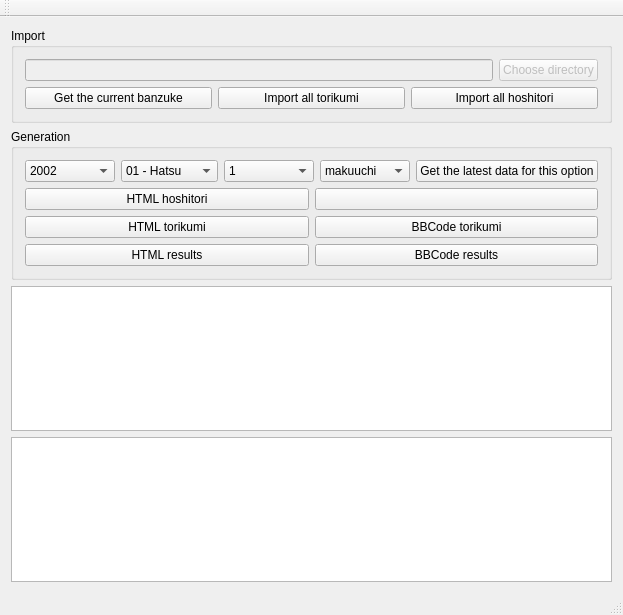
<?xml version="1.0" encoding="UTF-8"?>
<ui version="4.0">
 <class>MainWindow</class>
 <widget class="QMainWindow" name="MainWindow">
  <property name="geometry">
   <rect>
    <x>0</x>
    <y>0</y>
    <width>623</width>
    <height>615</height>
   </rect>
  </property>
  <property name="windowTitle">
   <string>MainWindow</string>
  </property>
  <widget class="QWidget" name="centralWidget">
   <layout class="QGridLayout" name="gridLayout_3">
    <item row="0" column="0">
     <widget class="QGroupBox" name="groupBox_2">
      <property name="enabled">
       <bool>true</bool>
      </property>
      <property name="title">
       <string>Import</string>
      </property>
      <layout class="QGridLayout" name="gridLayout_2">
       <item row="0" column="0">
        <layout class="QHBoxLayout" name="horizontalLayout_3">
         <item>
          <widget class="QLineEdit" name="lineEdit_workDir">
           <property name="enabled">
            <bool>false</bool>
           </property>
          </widget>
         </item>
         <item>
          <widget class="QPushButton" name="pushButton">
           <property name="enabled">
            <bool>false</bool>
           </property>
           <property name="text">
            <string>Choose directory</string>
           </property>
          </widget>
         </item>
        </layout>
       </item>
       <item row="1" column="0">
        <layout class="QHBoxLayout" name="horizontalLayout_4">
         <item>
          <widget class="QPushButton" name="pushButton_downloadBanzuke">
           <property name="text">
            <string>Get the current banzuke</string>
           </property>
          </widget>
         </item>
         <item>
          <widget class="QPushButton" name="pushButton_importAllTorikumi">
           <property name="text">
            <string>Import all torikumi</string>
           </property>
          </widget>
         </item>
         <item>
          <widget class="QPushButton" name="pushButton_importAllHoshitori">
           <property name="enabled">
            <bool>true</bool>
           </property>
           <property name="text">
            <string>Import all hoshitori</string>
           </property>
          </widget>
         </item>
        </layout>
       </item>
      </layout>
     </widget>
    </item>
    <item row="1" column="0">
     <widget class="QGroupBox" name="groupBox">
      <property name="title">
       <string>Generation</string>
      </property>
      <layout class="QGridLayout" name="gridLayout">
       <item row="0" column="0" colspan="2">
        <layout class="QHBoxLayout" name="horizontalLayout">
         <item>
          <widget class="QComboBox" name="comboBox_year">
           <property name="maxVisibleItems">
            <number>15</number>
           </property>
           <item>
            <property name="text">
             <string>2002</string>
            </property>
           </item>
           <item>
            <property name="text">
             <string>2003</string>
            </property>
           </item>
           <item>
            <property name="text">
             <string>2004</string>
            </property>
           </item>
           <item>
            <property name="text">
             <string>2005</string>
            </property>
           </item>
           <item>
            <property name="text">
             <string>2006</string>
            </property>
           </item>
           <item>
            <property name="text">
             <string>2007</string>
            </property>
           </item>
           <item>
            <property name="text">
             <string>2008</string>
            </property>
           </item>
           <item>
            <property name="text">
             <string>2009</string>
            </property>
           </item>
           <item>
            <property name="text">
             <string>2010</string>
            </property>
           </item>
           <item>
            <property name="text">
             <string>2011</string>
            </property>
           </item>
           <item>
            <property name="text">
             <string>2012</string>
            </property>
           </item>
           <item>
            <property name="text">
             <string>2013</string>
            </property>
           </item>
           <item>
            <property name="text">
             <string>2014</string>
            </property>
           </item>
          </widget>
         </item>
         <item>
          <widget class="QComboBox" name="comboBox_basho">
           <item>
            <property name="text">
             <string>01 - Hatsu</string>
            </property>
           </item>
           <item>
            <property name="text">
             <string>03 - Haru</string>
            </property>
           </item>
           <item>
            <property name="text">
             <string>05 - Natsu</string>
            </property>
           </item>
           <item>
            <property name="text">
             <string>07 - Nagoya</string>
            </property>
           </item>
           <item>
            <property name="text">
             <string>09 - Aki</string>
            </property>
           </item>
           <item>
            <property name="text">
             <string>11 - Kyushu</string>
            </property>
           </item>
          </widget>
         </item>
         <item>
          <widget class="QComboBox" name="comboBox_day">
           <property name="maxVisibleItems">
            <number>16</number>
           </property>
           <item>
            <property name="text">
             <string>1</string>
            </property>
           </item>
           <item>
            <property name="text">
             <string>2</string>
            </property>
           </item>
           <item>
            <property name="text">
             <string>3</string>
            </property>
           </item>
           <item>
            <property name="text">
             <string>4</string>
            </property>
           </item>
           <item>
            <property name="text">
             <string>5</string>
            </property>
           </item>
           <item>
            <property name="text">
             <string>6</string>
            </property>
           </item>
           <item>
            <property name="text">
             <string>7</string>
            </property>
           </item>
           <item>
            <property name="text">
             <string>8</string>
            </property>
           </item>
           <item>
            <property name="text">
             <string>9</string>
            </property>
           </item>
           <item>
            <property name="text">
             <string>10</string>
            </property>
           </item>
           <item>
            <property name="text">
             <string>11</string>
            </property>
           </item>
           <item>
            <property name="text">
             <string>12</string>
            </property>
           </item>
           <item>
            <property name="text">
             <string>13</string>
            </property>
           </item>
           <item>
            <property name="text">
             <string>14</string>
            </property>
           </item>
           <item>
            <property name="text">
             <string>15</string>
            </property>
           </item>
           <item>
            <property name="text">
             <string>kettei-sen</string>
            </property>
           </item>
          </widget>
         </item>
         <item>
          <widget class="QComboBox" name="comboBox_division">
           <item>
            <property name="text">
             <string>makuuchi</string>
            </property>
           </item>
           <item>
            <property name="text">
             <string>juryo</string>
            </property>
           </item>
           <item>
            <property name="text">
             <string>makushita</string>
            </property>
           </item>
           <item>
            <property name="text">
             <string>sandanme</string>
            </property>
           </item>
           <item>
            <property name="text">
             <string>jonidan</string>
            </property>
           </item>
           <item>
            <property name="text">
             <string>jonokuchi</string>
            </property>
           </item>
          </widget>
         </item>
         <item>
          <widget class="QPushButton" name="pushButton_downloadTorikumi">
           <property name="text">
            <string>Get the latest data for this option</string>
           </property>
          </widget>
         </item>
        </layout>
       </item>
       <item row="2" column="0">
        <widget class="QPushButton" name="pushButton_generateHoshitori">
         <property name="text">
          <string>HTML hoshitori</string>
         </property>
        </widget>
       </item>
       <item row="2" column="1">
        <widget class="QPushButton" name="pushButton_4">
         <property name="text">
          <string/>
         </property>
        </widget>
       </item>
       <item row="3" column="0" colspan="2">
        <layout class="QHBoxLayout" name="horizontalLayout_2">
         <item>
          <widget class="QPushButton" name="pushButton_generateTorikumi">
           <property name="text">
            <string>HTML torikumi</string>
           </property>
          </widget>
         </item>
         <item>
          <widget class="QPushButton" name="pushButton_generateBBCodeTorikumi">
           <property name="text">
            <string>BBCode torikumi</string>
           </property>
          </widget>
         </item>
        </layout>
       </item>
       <item row="4" column="0" colspan="2">
        <layout class="QHBoxLayout" name="horizontalLayout_6">
         <item>
          <widget class="QPushButton" name="pushButton_generateResults">
           <property name="text">
            <string>HTML results</string>
           </property>
          </widget>
         </item>
         <item>
          <widget class="QPushButton" name="pushButton_generateBBCodeResults">
           <property name="text">
            <string>BBCode results</string>
           </property>
          </widget>
         </item>
        </layout>
       </item>
      </layout>
     </widget>
    </item>
    <item row="3" column="0">
     <widget class="QTextEdit" name="textEdit_htmlCode"/>
    </item>
    <item row="2" column="0">
     <widget class="QTextEdit" name="textEdit_htmlPreview"/>
    </item>
   </layout>
  </widget>
  <widget class="QMenuBar" name="menuBar">
   <property name="geometry">
    <rect>
     <x>0</x>
     <y>0</y>
     <width>623</width>
     <height>24</height>
    </rect>
   </property>
  </widget>
  <widget class="QToolBar" name="mainToolBar">
   <attribute name="toolBarArea">
    <enum>TopToolBarArea</enum>
   </attribute>
   <attribute name="toolBarBreak">
    <bool>false</bool>
   </attribute>
  </widget>
  <widget class="QStatusBar" name="statusBar"/>
 </widget>
 <layoutdefault spacing="6" margin="11"/>
 <resources/>
 <connections/>
</ui>
